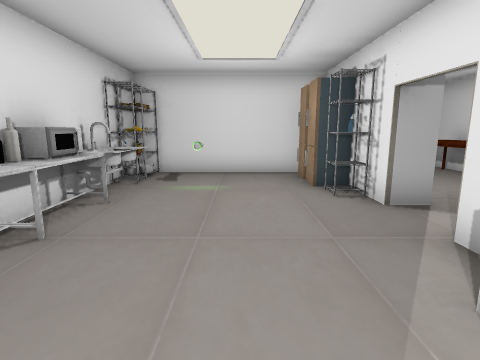
view 1 (above)

14 first-person views from a walk through a Unity game level. The camera is 1.4 m above the floor, tilts 10° down and sees 80° across. Doors are open. The floor is counted in squares, 1 m on a side. Each view is taken from the middle of a square. On the plan, view 1 faces up. The plan holds only what a view shows up to about 14 squares ahead; the rest is blank. The place goes on beyond the plan. The player character is not drawn. Some surface patterns are stand-ins.

view 2
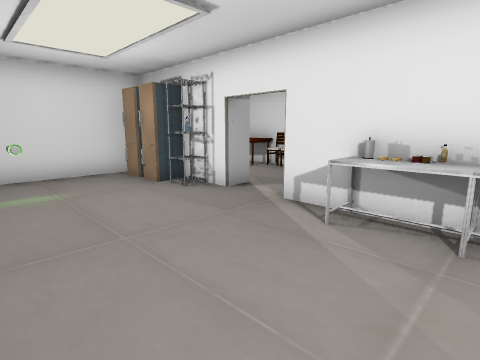

view 3
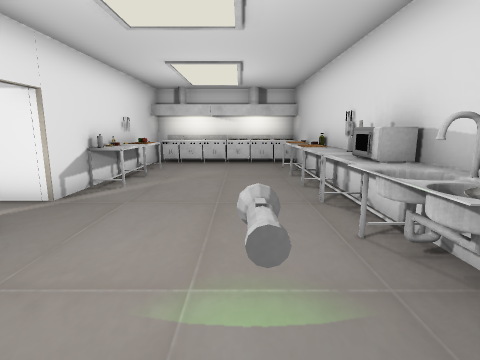

view 4
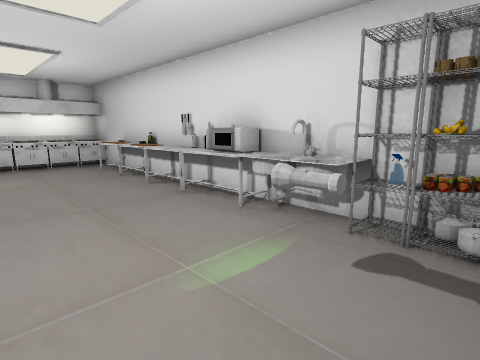

view 5
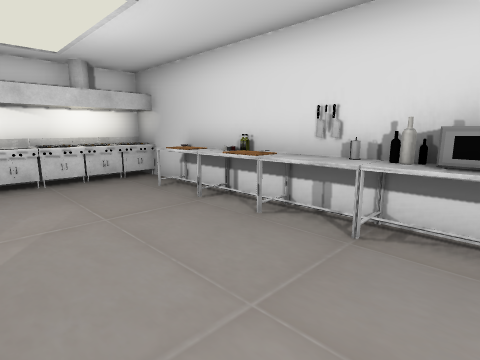

view 6
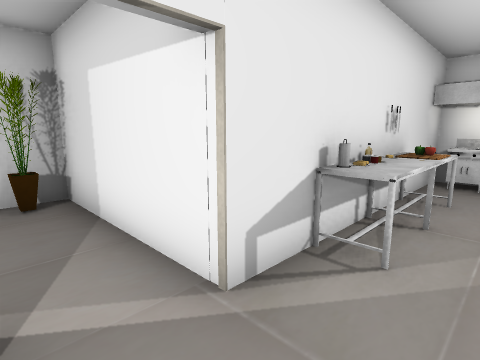

view 7
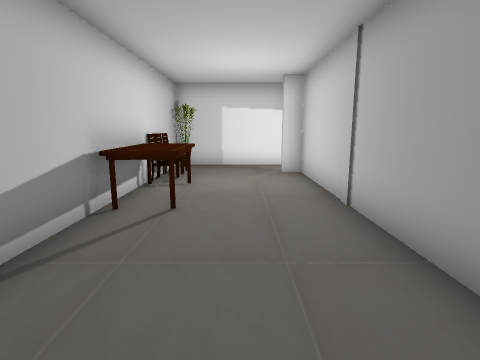

view 8
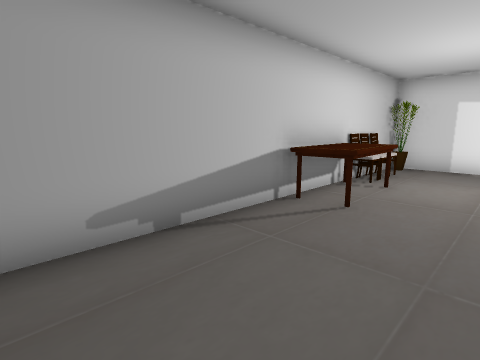

view 9
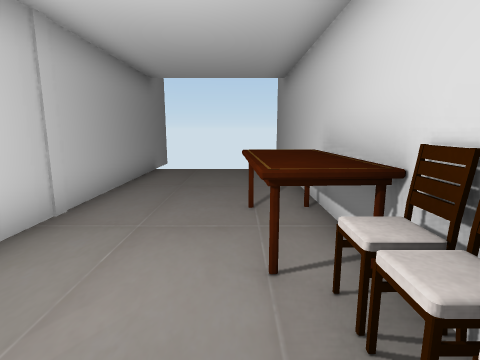

view 10
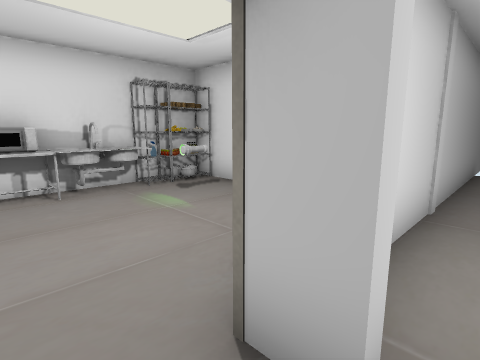

view 11
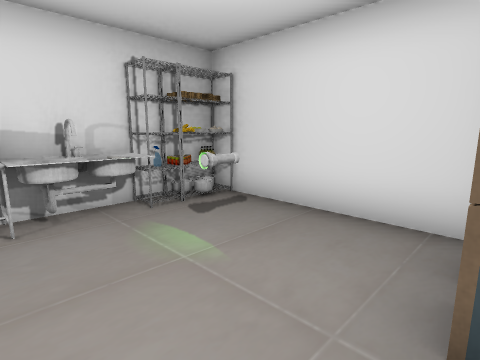

view 12
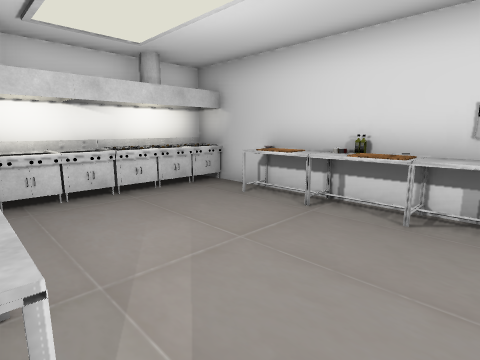

view 13
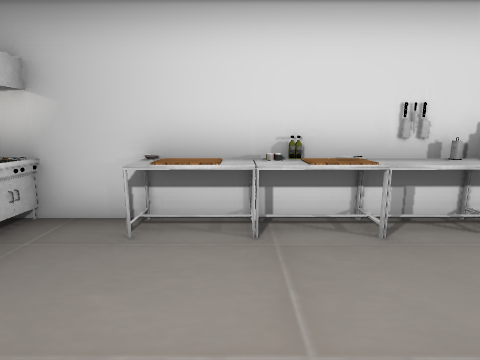

view 14
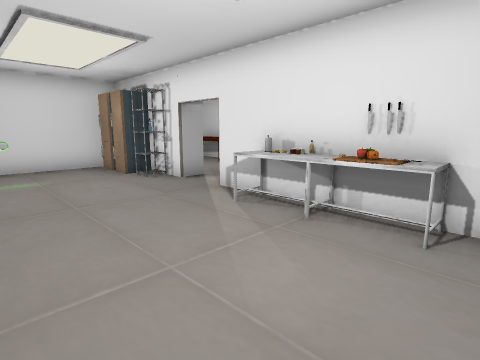

### Floor plan
Points are (right, up) in squares from view 1. A wall is a line through its corners. A room is listed if a view was taken in it or the views show most of it. See-through windows are left out.
Room 1 (views 1, 2, 3, 4, 5, 6, 11, 12, 13, 14)
walls: (2.7, 5.2) (2.7, 7.1); (-0.5, -4.2) (2.7, -4.2) (2.7, 3.4); (2.1, 9.5) (-3.4, 9.5) (-3.4, -4.2)
low walls: (0.5, -3.2) (2.4, -3.2)
ways out: open door at (3, 4.5) to room 2
objects: stove (-3, -4) to (-2, -3); table (-3, -1) to (-3, 0); table (-3, 1); table (-3, 2) to (-3, 3); bottle (-3, 4); table (-3, 5); sink (-3, 6) to (-2, 7); shelf (-3, 8); shelf (-3, 9); stove (-2, -4) to (-1, -3); other object (-2, 8); stove (-1, -4) to (0, -3); flashlight (-1, 8); table (2, -1) to (2, 0); table (2, 1) to (2, 2); other object (2, 6); fridge (2, 7); fridge (2, 8) to (2, 9)
Room 2 (views 7, 8, 9, 10)
walls: (3, 16.5) (3, 5.5) (3.6, 5.5); (2.7, 3.4) (7.5, 3.4) (7.5, 16.5)
ways out: open door at (3, 4.5) to room 1
objects: table (6, 8) to (7, 10); other object (7, 4); chair (7, 5); chair (7, 6); chair (7, 7)

Positions as (right, up) in squares from view 1, and headings:
1: (0, 0), facing up
2: (-2, 0), facing up-right
3: (-1, 9), facing down
4: (1, 9), facing down-left
5: (1, 5), facing down-left
6: (1, 5), facing down-right
7: (5, 15), facing down
8: (4, 15), facing down-right
9: (6, 5), facing up
10: (4, 4), facing up-left
11: (2, 5), facing up-left
12: (2, 3), facing down-left
13: (1, 0), facing left
14: (-2, -2), facing up-right
